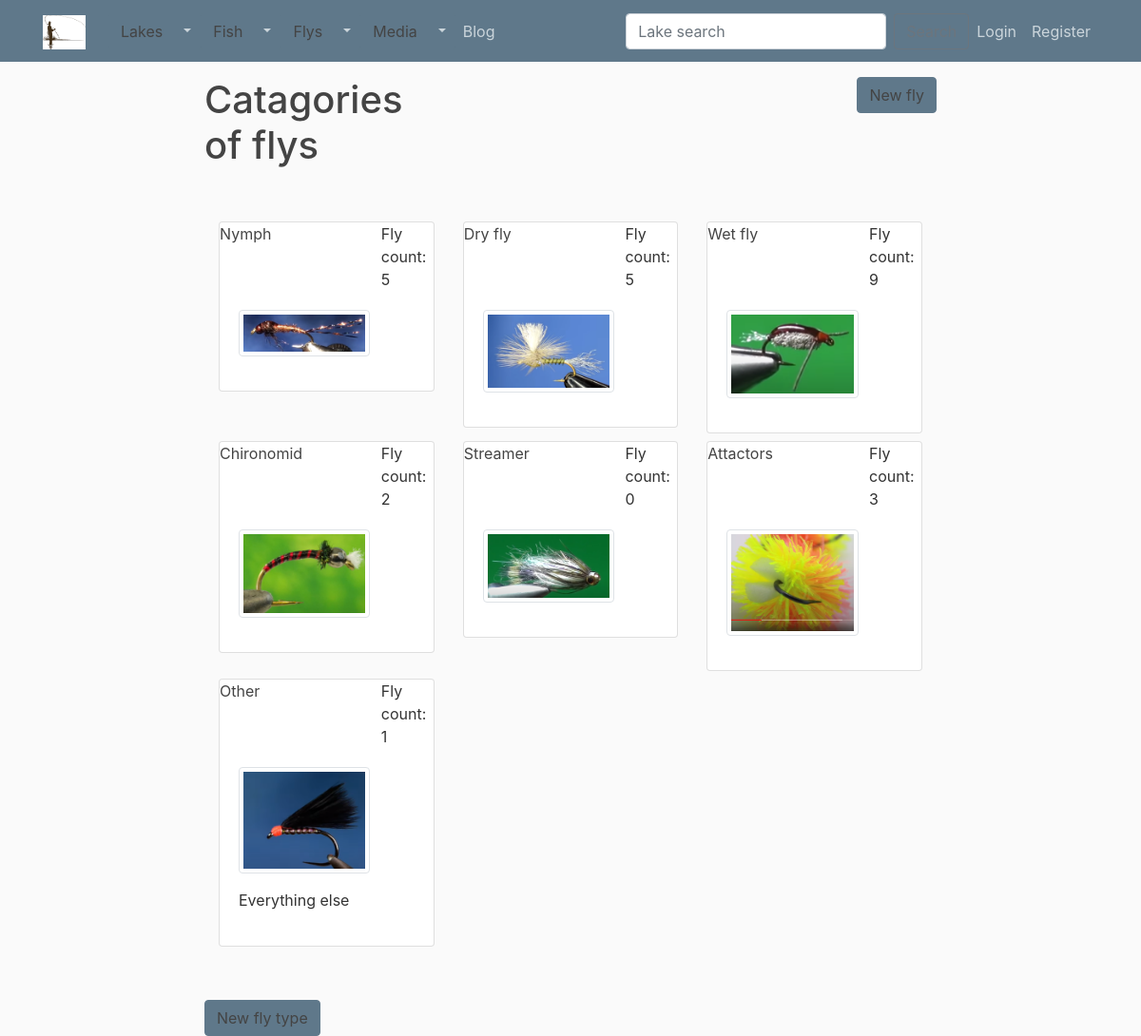
Page /fly_type/ on the committed database.
### catches/models.py (models this page shows, shortened)
class Fly_type(models.Model):
    name = models.CharField(max_length = 100)
    notes = models.TextField(blank=True)
    image = models.ImageField ('Picture of fly type',
        default=None,
        upload_to='fly_type/',
        height_field=None,
        width_field=None,
        max_length=100,
        blank=True, null=True
        )
    @property
    def fly_kind_count (self):
        return Fly.objects.filter(fly_type=self.id).count()

### catches/views.py (the view)
class Fly_typeListView (ListView):
    model = Fly_type
    context_object_name = 'fly_types'
    paginate_by = 9

### catches/templates/catches/fly_type_list.html
{% extends "catches/base/base.html" %}
{% block content %}
<div class="row">
    <div class="col-md-4">
        <h1>Catagories of flys</h1>
    </div>
    <div class="col-md-4"></div>
    <div class="col-md-4 text-right">
        <button type="button" class="btn btn-primary">
            <a href="{% url 'fly_create' %}">New fly</a>
        </button>
    </div>
</div>
<div class="album py-5 ">
    <div class="container">
        <div class = "row">
            {% for type in fly_types %}
            <div class="col-md-4">
                <div class="card mb-2 box-shadow">
                    <div class="row">
                        <div class="col-md-8">
                            <a href="{% url 'fly_type_detail' type.id %}" class="card-link">{{ type.name }} </a>
                        </div>
                        <div class="col-md-4">
                            Fly count: {{ type.fly_kind_count }}
                        </div>
                    </div>
                    <div class="card-body">
                        <p>
                            {% if type.image %}
                                <a href="{% url 'fly_type_detail' type.id %}" >
                                    <img src="{{ type.image.url }}" class="img-thumbnail"style="width:75%" >
                                </a>
                            {% endif %}
                        </p>
                        <p>{{ type.notes }}</p>
                    </div>
                </div>
            </div>
            {% endfor %}
        </div>
    </div>
</div>
<div class="container">
    <div class = "row">
        <button type="button" class="btn btn-primary">
            <a href="{% url 'fly_type_create' %}">New fly type</a>
        </button>
    </div>
</div>
{% endblock content %}

### catches/static/catches/site/main.css (style rules this page uses)
body { background: #fafafa; color: #333333; margin-top: 5rem; }
h1, h2, h3, h4, h5, h6 { color: #444444; }
a { color: #444444; }
.btn-primary, .btn-primary:active, .btn-primary:visited, .btn-primary:focus { background-color: #5f788a !important; border-color: #5f788a !important; color: #cbd5db; box-shadow: none !important; }

### rows in the picture
Fly_type: name "Nymph", fly_kind_count "5", image (picture)
Fly_type: name "Dry fly", fly_kind_count "5", image (picture)
Fly_type: name "Wet fly", fly_kind_count "9", image (picture)
Fly_type: name "Chironomid", fly_kind_count "2", image (picture)
Fly_type: name "Streamer", fly_kind_count "0", image (picture)
Fly_type: name "Attactors", fly_kind_count "3", image (picture)
Fly_type: name "Other", fly_kind_count "1", image (picture), notes "Everything else"
